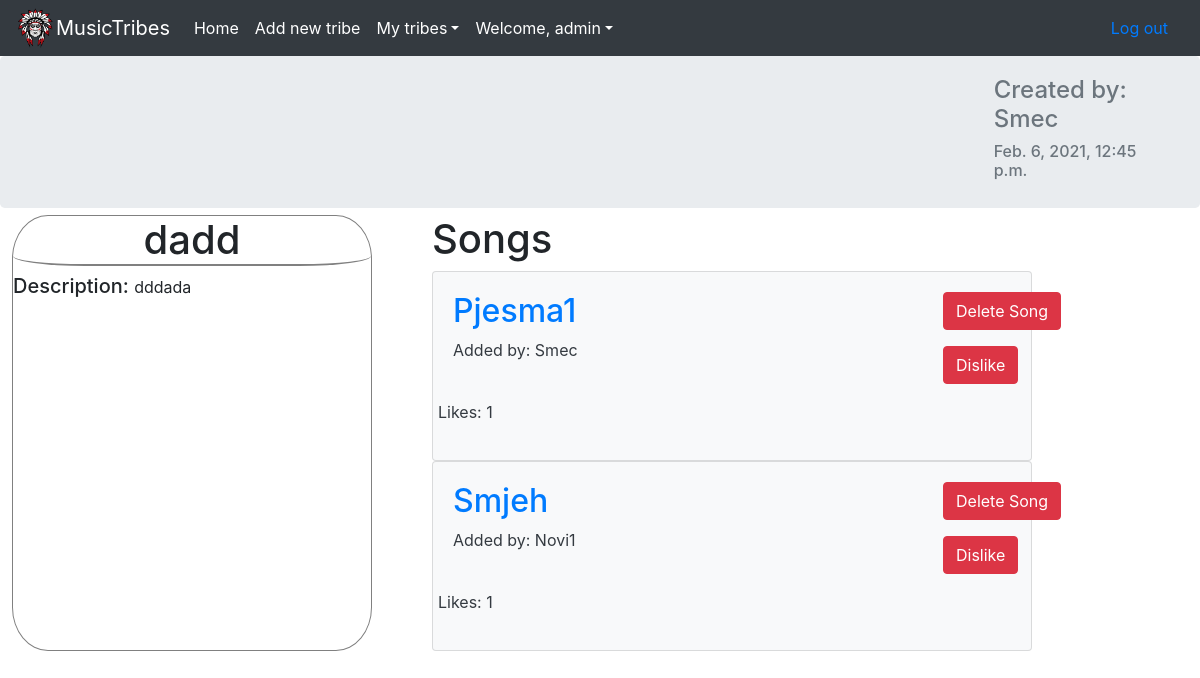
Screenshot of /tribes/1/playlist/1 (signed in) with the database file from the repository.
### app/models.py (models this page shows, shortened)
class TimeStamped(models.Model):
    created_at = models.DateTimeField(editable=False)
    updated_at = models.DateTimeField(editable=False)
    class Meta:
        abstract = True

class Playlist(TimeStamped):
    tribe = models.ForeignKey(Tribe,on_delete=models.CASCADE)
    name = models.CharField(unique=False,blank=False,max_length=128)
    creator = models.ForeignKey(Profile,on_delete=models.CASCADE,default=1)
    description = models.TextField(max_length=1000)

class Song(TimeStamped):
    url = models.CharField(max_length=60,unique=False,blank=False)
    title = models.CharField(blank=False,max_length=200)
    artist = models.CharField(blank=False,max_length=200)
    minutes = models.IntegerField()
    seconds = models.IntegerField()
    creator = models.ForeignKey(Profile,on_delete=models.CASCADE)
    playlist = models.ForeignKey(Playlist,on_delete=models.CASCADE)

### accounts/models.py (models this page shows)
class Profile(models.Model):
    user = models.OneToOneField(User, on_delete=models.CASCADE)
    bio = models.TextField(max_length=1000, blank=True)
    avatarurl =  models.CharField(max_length=1000,default="https://icon-library.com/images/unknown-person-icon/unknown-person-icon-17.jpg",blank=True)
    tribes = models.ManyToManyField('app.Tribe',blank=True)
    avatar_img = models.ImageField(upload_to='images',blank = True)
    def __str__(self):
        return self.user.username

### app/views.py (the view)
# urls.py: path('<int:tribe_id>/playlist/<int:playlist_id>', views.playlist, name='playlist'),
def playlist(request,tribe_id,playlist_id):
    tribe = get_object_or_404(Tribe,pk = tribe_id)
    playlist = Playlist.objects.filter(tribe=tribe,pk=playlist_id)
    songs = Song.objects.filter(playlist=playlist.first())
    likes = []
    like_count = []
    for song in songs:
        like_count.append(like_count_song(song))
        if Like.objects.filter(song=song,user=request.user.profile).exists():
            likes.append(True)
        else:
            likes.append(False)
    playlist = playlist[0]
    if request.user.is_authenticated:
        is_member = is_member_of_tribe(request.user,tribe)
    else:
        is_member = False
    context={"playlist":playlist,
            "songs_with_likes":zip(songs,likes,like_count),
            "tribe":tribe,
            "is_member_of_tribe": is_member,
            }
    return render(request,"app/playlist.html",context)

### app/utils.py (called while the page is built)
def is_member_of_tribe(user,tribe):
    profile = Profile.objects.get(user=user)
    if is_chieftain(profile,tribe):
        True
    if tribe in profile.tribes.all():
        return True
    else:
        return False

def like_count_song(song):
    likes_count = Like.objects.filter(song=song).count()
    return likes_count

def is_chieftain(profile,tribe):
    if profile == tribe.chieftain:
        return True
    else:
        return False

### app/templates/app/playlist.html (shortened to what this page needs)
{% extends 'app/base.html' %}
{%load static%}
{% block content %}
<div class="jumbotron d-flex">
    <div class="container-fluid">
        <div class="row">
            <div class="col-3">
            </div>
            <div class="col-lg-7">
            </div>
            <div class="col-2">
                <h4 class="text-muted">Created by: {{playlist.creator}}</h4>
                <h6 class = "text-muted">{{playlist.created_at}}</h6>
            </div>
        </div>
    </div>
</div>
<div class = "playlist-main-container">
    <div class ="description-container">
        <h1 id="playlist-name">{{playlist.name}}</h1>
        <h5 style="display:inline;">Description: </h5>
        <p style="display:inline;">{{playlist.description}}</p>
    </div>
    <div class ="songs-container">
        <h1>Songs</h1>
        {% for song,like,like_count in songs_with_likes %}
        <div class="card bg-light text-dark">
            <div class="card-body row">
                <div class="col-10">
                    <a href="{{ song.url }}"><h2>{{ song.title }}</h2></a>
                    <p>Added by: {{ song.creator }}</p>
                </div>
                <div class="col-2">
                    {% if user == playlist.creator.user or user.is_superuser or user == tribe.chieftain or user.profile == song.creator%}
                    {% include "includes/delete_song_button.html" with song=song %}
                    {% endif %}
                    {% if is_member_of_tribe or user.profile == tribe.chieftain%}
                        {% if like %}
                        {% include "includes/dislike_button.html" with song=song %}
                        {% else %}
                        {% include "includes/like_button.html" with song=song %}
                        {% endif %}
                    {% endif %}
                </div>
                <p class="text-dark">Likes: {{ like_count }}</p>
            </div>
        </div>
            {%empty%}
            <h5 class="text-muted">Playlist is empty.</h5>
            {% endfor %}
    {% endblock %}

### app/templates/app/base.html (shortened to what this page needs)
{% load static %}
<html lang="en">
  <head>
    <link rel="stylesheet" href="https://maxcdn.bootstrapcdn.com/bootstrap/4.0.0/css/bootstrap.min.css">
    <link rel="stylesheet" type="text/css" href="{% static '/app/css/base.css' %}">
    <link rel="stylesheet" href="https://cdnjs.cloudflare.com/ajax/libs/font-awesome/4.7.0/css/font-awesome.min.css">
  </head>
  <body>
    <div class="navbar-container">
    <nav class="navbar navbar-expand-md navbar-dark bg-dark">
    <img src="{% static '/app/chieftain-logo.png' %}" width="40" height="40" alt="">
      <div class="navbar-brand" href="#">MusicTribes</div>
      <div class="collapse navbar-collapse" id="navbarsExampleDefault">
        <ul class="navbar-nav mr-auto">
          <li class="nav-item active">
            <a class="nav-link" href="{%url 'app:index'%}">Home <span class="sr-only">(current)</span></a>
          </li>
          {% if user.is_authenticated %}
          <li class="nav-item active">
            <a class="nav-link " href="{% url 'app:create_tribe' %}">Add new tribe</a>
          </li>
          <li class="nav-item dropdown active">
            <a class="nav-link dropdown-toggle" href="" id="dropdown01" data-toggle="dropdown" aria-haspopup="true" aria-expanded="false">My tribes</a>
          </li>
          {% endif %}
          {% if user.is_authenticated %}
          <li class="nav-item dropdown active">
            <a class="nav-link dropdown-toggle" href="" id="dropdown01" data-toggle="dropdown" aria-haspopup="true" aria-expanded="false">Welcome, {{user.username}}</a>
          </li>
        </ul>
        <a class="nav-link float-right" href="{% url 'logout' %}">Log out</a>
        {% else %}
        <a class="nav-link float-right" href="{% url 'login' %}">Log in</a>
        <a class="nav-link" href="{% url 'accounts:signup' %}">Sign up</a>
        {% endif %}
      </div>
    </nav>
  </div>
    <div class="container-main">
      {% block content %}
      {% endblock %}
    </div>
  </body>
</html>

### app/templates/includes/delete_song_button.html (shortened to what this page needs)
    <form action="{% url 'app:delete_song' song.id %}" method="POST" role="form" class="form-inline float-left">
        <input type="submit" value="Delete Song" class="btn btn-danger"/>
    </form>

### app/templates/includes/dislike_button.html (shortened to what this page needs)
<form action="{% url 'app:likebtn' song.id %}" method ="post" role="form">
    <input type="submit" value="Dislike" class="btn btn-danger">
</form>

### app/static/app/css/base.css (style rules this page uses)
.jumbotron { padding-bottom: 20px; padding-top: 20px; margin-bottom: -5px; }
.songs-container { width:50%; margin-top:1%; }
.description-container { margin-left:1%; margin-right:5%; margin-top:1%; border:solid gray 1px; border-radius:10%; width:30%; min-height:400px; }
.playlist-main-container { display:flex; }
#playlist-name { text-align:center; border-bottom:solid gray 2px; border-radius:20%; }

### rows the page displays
Playlist: creator "Smec", created_at "Feb. 6, 2021, 12:45 p.m.", name "dadd", description "dddada"
Song: title "Pjesma1", creator "Smec", like_count "1"
Song: title "Smjeh", creator "Novi1", like_count "1"

### other values shown
{{ user.username }} "admin"
